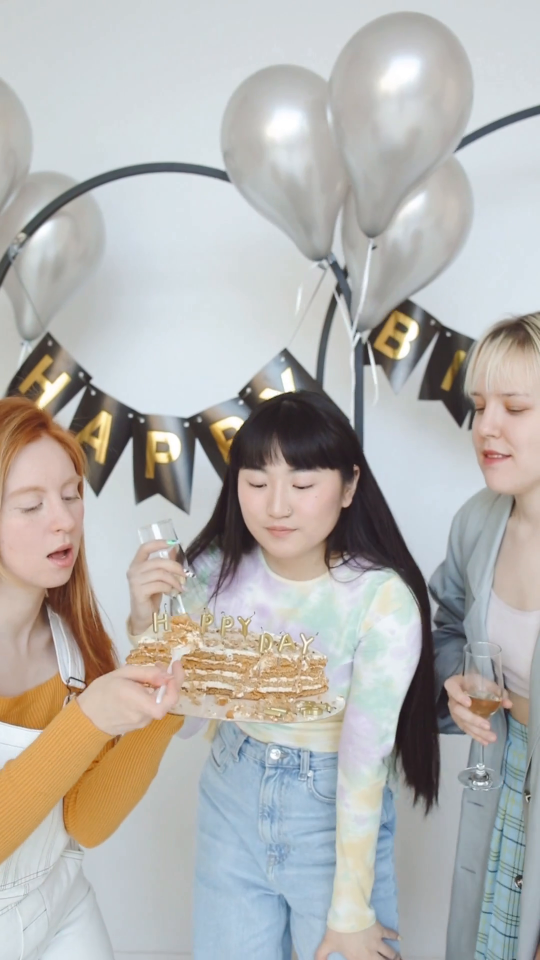
#> input picture frame 7 of video_islemleri/parti.mp4, 1080 x 1920 px (shown at 1/2 size)
$ python arkaplancikarma.py
#> lines starting #> are read from the running program, lines starting #| are printed output that depends on the picture
#> further down, frame is the input picture: shape (1920, 1080, 3); mean B, G, R 175.1, 178.1, 179.7

import cv2 as cv

cap=cv.VideoCapture("parti.mp4")
fgbg=cv.createBackgroundSubtractorMOG2(history=2,varThreshold=100)  #gecikmeye ne kadar odaklanacğı ve hassasiyet

#yeniden boyutlandırma
def rescale(frame, scale=0.3):
#> called with scale = 0.3
    width = int(frame.shape[1] * scale)
#> width = 324
    height = int(frame.shape[0] * scale)
#> height = 576

    boyut = (width, height)
#> boyut = (324, 576)
    return cv.resize(frame, boyut, interpolation=cv.INTER_AREA)
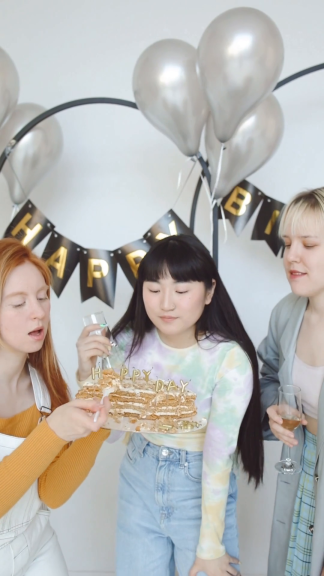
#> returned value: shape (576, 324, 3); mean of channels 0, 1, 2 175.1, 178.1, 179.7; drawn as B, G, R

while True:
    ret, frame=cap.read() #video bilgilerini tutacak
    frame = rescale(frame) #yeniden boyutlandırma***********************************
    fgmask=fgbg.apply(frame) #siyah arka plan burda elde edilir
#> fgmask: shape (576, 324); every value is 127
    background=fgbg.getBackgroundImage() #arka plan görüntü hesaplaması ve arka plan resmi

    cv.imshow("input",frame)
    cv.imshow("mask",fgmask)
    cv.imshow("background",background)
    k=cv.waitKey(50) & 0xff
#> (key Esc is pressed here)
    if k==27:
        break

cap.release()
cv.destroyAllWindows()

$ run again, starting later in the video
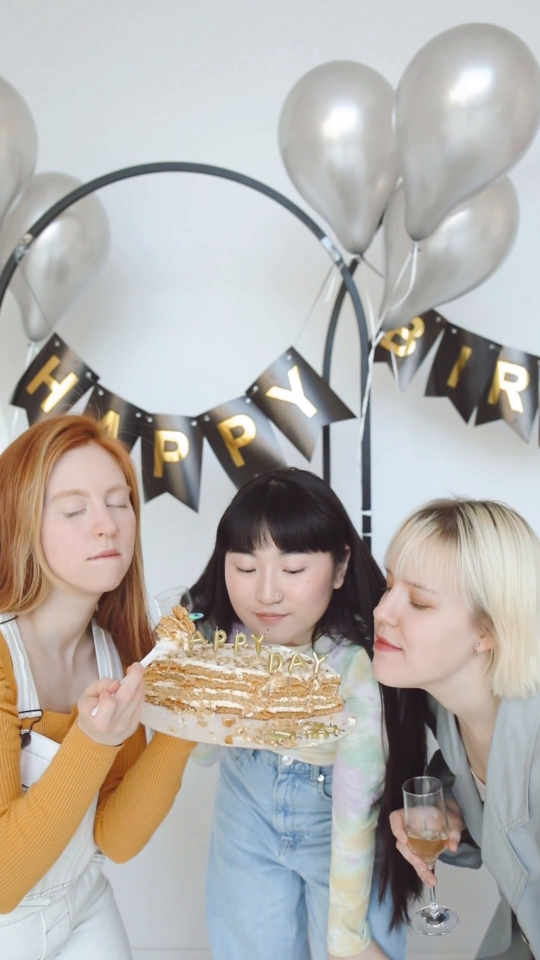
#> input picture frame 32 of video_islemleri/parti.mp4, 1080 x 1920 px (shown at 1/2 size)
#> frame is the input picture: shape (1920, 1080, 3); mean B, G, R 169.8, 174.4, 178.7
#> in rescale, `return cv.resize(frame, boyut, interpolation=cv.INTER_AREA)`:
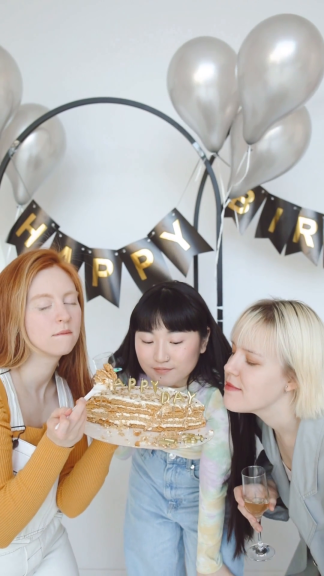
#> returned value: shape (576, 324, 3); mean of channels 0, 1, 2 169.9, 174.4, 178.7; drawn as B, G, R
#> fgmask: shape (576, 324); every value is 127

$ run again, starting later in the video
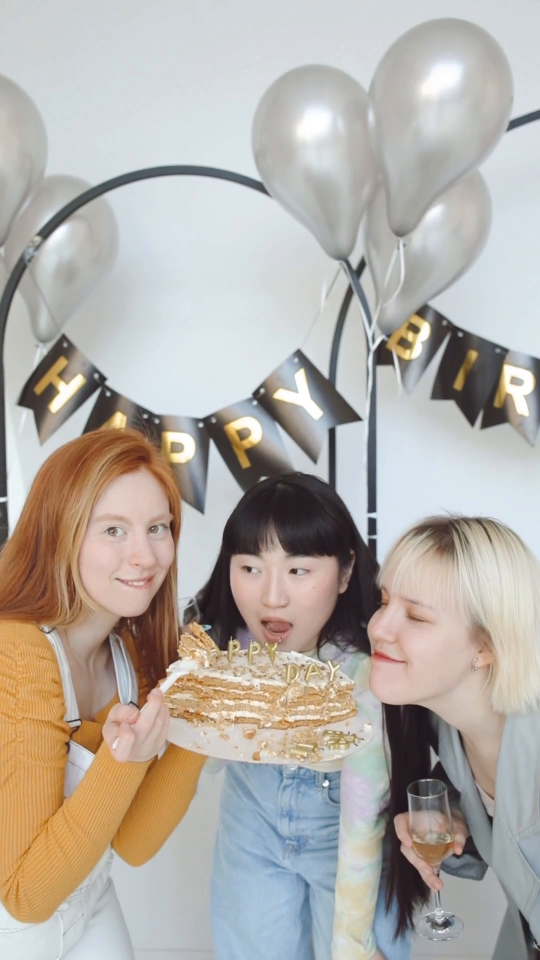
#> input picture frame 57 of video_islemleri/parti.mp4, 1080 x 1920 px (shown at 1/2 size)
#> frame is the input picture: shape (1920, 1080, 3); mean B, G, R 166.9, 173.2, 179
#> in rescale, `return cv.resize(frame, boyut, interpolation=cv.INTER_AREA)`:
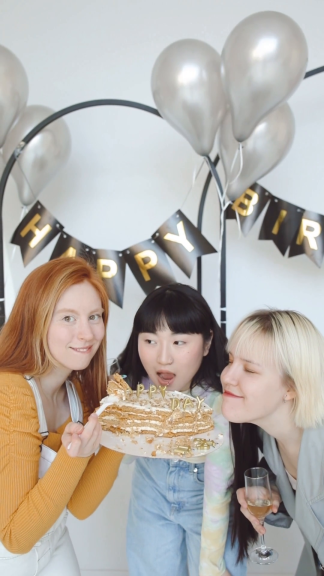
#> returned value: shape (576, 324, 3); mean of channels 0, 1, 2 166.9, 173.2, 179; drawn as B, G, R
#> fgmask: shape (576, 324); every value is 127
